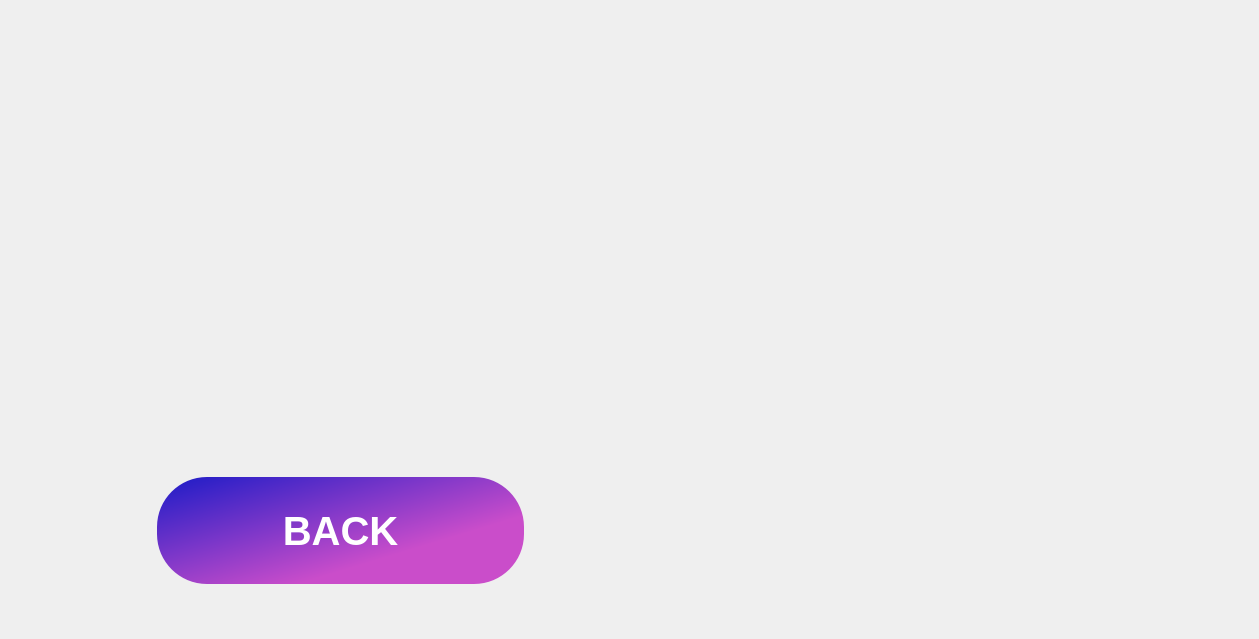
    <widget class="QWidget" name="page_61">
     <widget class="QLabel" name="label_63">
      <property name="geometry">
       <rect>
        <x>0</x>
        <y>0</y>
        <width>1250</width>
        <height>630</height>
       </rect>
      </property>
      <property name="text">
       <string/>
      </property>
     </widget>
     <widget class="QLabel" name="label_64">
      <property name="geometry">
       <rect>
        <x>0</x>
        <y>0</y>
        <width>681</width>
        <height>431</height>
       </rect>
      </property>
      <property name="text">
       <string/>
      </property>
      <property name="pixmap">
       <pixmap resource="icon.qrc">:/adding/adding/arrgg.jpeg</pixmap>
      </property>
      <property name="scaledContents">
       <bool>true</bool>
      </property>
     </widget>
     <widget class="QLabel" name="label_65">
      <property name="geometry">
       <rect>
        <x>700</x>
        <y>10</y>
        <width>511</width>
        <height>341</height>
       </rect>
      </property>
      <property name="text">
       <string/>
      </property>
      <property name="pixmap">
       <pixmap resource="icon.qrc">:/adding/adding/arr3.jpeg</pixmap>
      </property>
      <property name="scaledContents">
       <bool>true</bool>
      </property>
     </widget>
     <widget class="QLabel" name="label_66">
      <property name="geometry">
       <rect>
        <x>680</x>
        <y>330</y>
        <width>561</width>
        <height>281</height>
       </rect>
      </property>
      <property name="text">
       <string/>
      </property>
      <property name="pixmap">
       <pixmap resource="icon.qrc">:/adding/adding/ar_pic.jpg</pixmap>
      </property>
      <property name="scaledContents">
       <bool>true</bool>
      </property>
     </widget>
     <widget class="QPushButton" name="Ar_back_push_18">
      <property name="geometry">
       <rect>
        <x>150</x>
        <y>470</y>
        <width>381</width>
        <height>121</height>
       </rect>
      </property>
      <property name="font">
       <font>
        <pointsize>30</pointsize>
        <italic>false</italic>
        <bold>true</bold>
       </font>
      </property>
      <property name="autoFillBackground">
       <bool>false</bool>
      </property>
      <property name="styleSheet">
       <string notr="true">QPushButton
{
border:none;
	color: white;
	
	
	background-color: qlineargradient(spread:pad, x1:0.701, y1:0.672318, x2:0, y2:0, stop:0 rgba(202, 77, 202, 255), stop:1 rgba(27, 27, 199, 255));
border-radius:50px;
margin:7px;

}
QPushButton:pressed
{
	
	background-color: qlineargradient(spread:pad, x1:0.176796, y1:0.138, x2:0.911674, y2:0.943, stop:0 rgba(202, 77, 202, 255), stop:1 rgba(27, 27, 199, 255));
}</string>
      </property>
      <property name="text">
       <string>BACK</string>
      </property>
     </widget>
    </widget>
